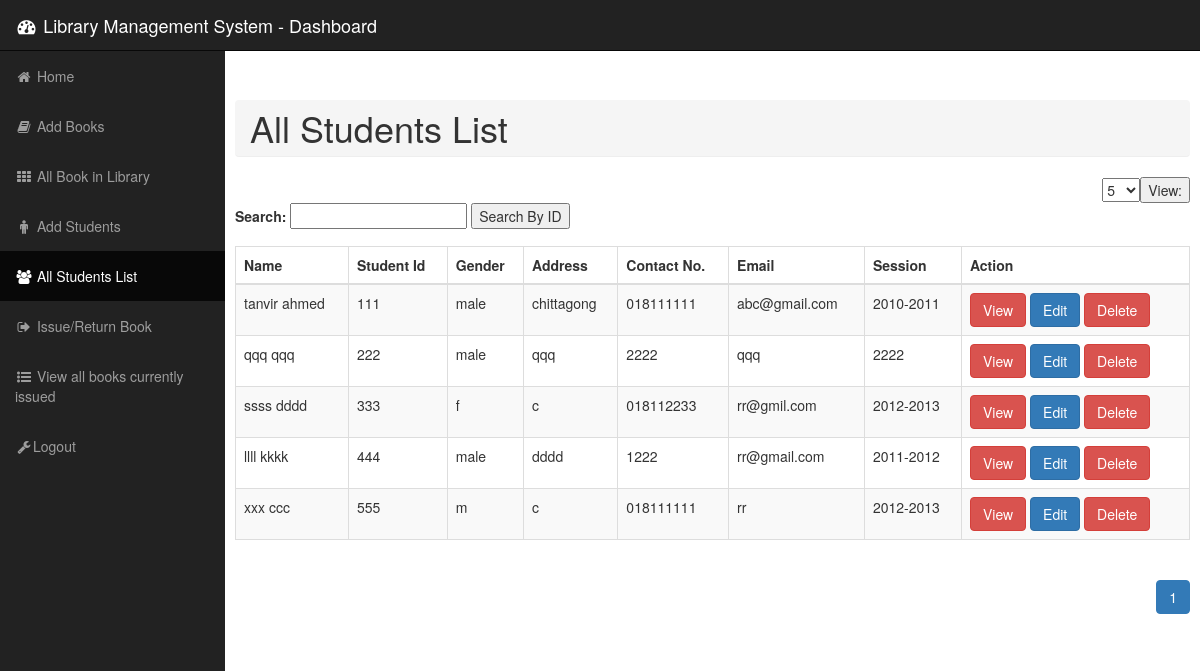
Screenshot of /views/Library/Librarian/Student/index.php (signed in) with the database file from the repository.
### tables this page shows
CREATE TABLE IF NOT EXISTS `student` (
  `student_id` int(11) NOT NULL,
  `first_name` varchar(255) NOT NULL,
  `last_name` varchar(255) NOT NULL,
  `gender` varchar(255) NOT NULL,
  `address` varchar(255) NOT NULL,
  `contact` varchar(255) NOT NULL,
  `email` varchar(255) NOT NULL,
  `session` varchar(255) NOT NULL,
  `status` varchar(255) NOT NULL
);

### src/Bitm/Library/Student/Student.php (called while the page is built, shortened)
<?php
class Student{
    public $conn;
    public function prepare($data=array())
    {
        return $this;
    }
    public function __construct(){
        $this->conn= mysqli_connect("localhost","root","","library") or die("Database connection establish failed");
    }
    public function count(){
        $query="SELECT COUNT(*) AS totalItem FROM `student` ";
        $result= mysqli_query($this->conn,$query);
        $row= mysqli_fetch_assoc($result);
        return $row['totalItem'];
    }
    public function paginator($pageStartFrom=0,$Limit=5){
        $query="SELECT * FROM `student` LIMIT ".$pageStartFrom.",".$Limit;
        $result= mysqli_query($this->conn,$query);
        while($row=mysqli_fetch_object($result)){
            $_allInfo[]=$row;
        }
        return $_allInfo;
    }
}

### views/Library/Librarian/Student/index.php (the view, shortened to what this page needs)
<?php
$student = new Student();
$totalStudent=$student->prepare($_POST)->count();
$itemPerPage= $_SESSION['itemPerPage'];
$noOfPage=ceil($totalStudent/$itemPerPage);
$pagination="";
if(array_key_exists('pageNo',$_GET)){
    $pageNo= $_GET['pageNo'];
}else {
    $pageNo = 1;
}
for($i=1;$i<=$noOfPage;$i++){
    $active=($i==$pageNo)?"active":"";
    $pagination.="<li class='$active'><a href='index.php?pageNo=$i'>$i</a></li>";
}
$pageStartFrom=$itemPerPage*($pageNo-1);
if(strtoupper($_SERVER['REQUEST_METHOD']=='GET')) {
$allStudent = $student->paginator($pageStartFrom, $itemPerPage);
}
?>
<!DOCTYPE html>
<html xmlns="http://www.w3.org/1999/html">
<head>
    <link href="../../../../resource/css/bootstrap.min.css" rel="stylesheet">
    <link href="../../../../resource/css/sb-admin.css" rel="stylesheet">
    <link href="../../../../resource/css/plugins/morris.css" rel="stylesheet">
    <link href="../../../../resource/font-awesome/css/font-awesome.min.css" rel="stylesheet" type="text/css">
    <link rel="stylesheet" href="//code.jquery.com/ui/1.12.0/themes/base/jquery-ui.css">
</head>
<body style=" background-color: #fff;">
<div id="wrapper">
    <nav class="navbar navbar-inverse navbar-fixed-top" role="navigation">
        <div class="navbar-header">
            <a class="navbar-brand" href=""><i class="fa fa-fw fa-dashboard"></i> Library Management System - Dashboard</a>
        </div>
        <div class="collapse navbar-collapse navbar-ex1-collapse">
            <ul class="nav navbar-nav side-nav">
                <li>
                    <a href="../dashboard.php"><i class="fa fa-fw fa-home"></i> Home</a>
                </li>
                <li>
                    <a href="../Book/create.php"> <i class="fa fa-fw fa-book"></i> Add Books</a>
                </li>
                <li>
                    <a href="../Book/index.php"><i class="fa fa-fw fa-th"></i> All Book in Library</a>
                </li>
                <li>
                    <a href="create.php"><i class="fa fa-fw fa-male"></i> Add Students</a>
                </li>
                <li class="active">
                    <a href="index.php"><i class="fa fa-fw fa-users"></i> All Students List</a>
                </li>
                <li>
                    <a href="../Issue/create.php"><i class="fa fa-fw fa-sign-out"></i> Issue/Return Book</a>
                </li>
                <li>
                    <a href="../Issue/index.php"><i class="fa fa-fw fa-list-ul"></i> View all books currently issued</a>
                </li>
                <li>
                    <a href="../Authentication/logout.php"><i class="fa fa-fw fa-wrench"></i>Logout</a>
                </li>
            </ul>
        </div>
    </nav>
    <div id="page-wrapper">
        <div class="row">
            <div class="col-lg-12">
                <h1 class="page-header breadcrumb">
                    All Students List
                </h1>
            </div>
        </div>
        <div class="container-fluid">
            <div class="row">
                <div class="col-lg-12">
                    <form role="form" action="index.php" class="navbar-right">
                    <select  id="sel1" name="itemPerPage">
                            <option<?php if($itemPerPage==5){?> selected <?php }?>>5</option>
                        </select><button type="submit">View:</button>
                    </form> <br/>
                </div>
                <form role="form" action="index.php" method="get">
                        <div class="form-group">
                            <label>Search:</label>
                            <input type="text" name="search" value=""id="search">
                            <button type="submit">Search By ID </button>
                        </div>
                        <table class="table table-striped table-bordered" style="margin-top: 15px">
                            <thead align="center">
                                <thead>
                                <tr>
                                    <th>Name</th>
                                    <th>Student Id</th>
                                    <th>Gender</th>
                                    <th>Address</th>
                                    <th>Contact No.</th>
                                    <th>Email</th>
                                    <th>Session</th>
                                    <th>Action</th>
                                </tr>
                                </thead>
                                <tbody>
                                <?php
                                foreach ($allStudent as $student){
                                    $sl++?>
                                    <tr>
                                        <td><?php echo $student->first_name." ".$student->last_name?></td>
                                        <td><?php echo $student->student_id ?></td>
                                        <td><?php echo $student->gender ?></td>
                                        <td><?php echo $student->address ?></td>
                                        <td><?php echo $student->contact ?></td>
                                        <td><?php echo $student->email ?></td>
                                        <td><?php echo $student->session ?></td>
                                        <td><a href="view.php?id=<?php echo $student->student_id ?>" class="btn btn-danger" role="button">View</a>
                                            <a href="edit.php?id=<?php echo $student->student_id ?>" class="btn btn-primary" role="button">Edit</a>
                                            <a href="delete.php?id=<?php echo $student->student_id ?>" class="btn btn-danger" role="button">Delete</a>
                                        </td>
                                    </tr>
                                <?php }?>
                                </tbody>
                            </table>
                                <ul class="pagination navbar-right">
                                <?php echo $pagination ?>
                            </ul>
                        </div>
                </div>
</body>
</html>

### resource/css/sb-admin.css (style rules this page uses)
body { margin-top: 100px; background-color: #222; }
@media (min-width:768px) { body { margin-top: 50px; } }
#wrapper { padding-left: 0; }
#page-wrapper { width: 100%; padding: 0; background-color: #fff; }
@media (min-width:768px) { #wrapper { padding-left: 225px; } }
@media (min-width:768px) { #page-wrapper { padding: 10px; } }
@media (min-width:768px) { .side-nav { position: fixed; top: 51px; left: 225px; width: 225px; margin-left: -225px; border: none; border-radius: 0; overflow-y: auto; background-color: #222; bottom: 0; overflow-x: hidden; padding-bottom: 40px; } }
@media (min-width:768px) { .side-nav>li>a { width: 225px; } }

### rows the page displays
student: first_name "tanvir", last_name "ahmed", student_id "111", gender "male", address "chittagong", contact "018111111", email "abc@gmail.com", session "2010-2011"
student: first_name "qqq", last_name "qqq", student_id "222", gender "male", address "qqq", contact "2222", email "qqq", session "2222"
student: first_name "ssss", last_name "dddd", student_id "333", gender "f", address "c", contact "018112233", email "rr@gmil.com", session "2012-2013"
student: first_name "llll", last_name "kkkk", student_id "444", gender "male", address "dddd", contact "1222", email "rr@gmail.com", session "2011-2012"
student: first_name "xxx", last_name "ccc", student_id "555", gender "m", address "c", contact "018111111", email "rr", session "2012-2013"
